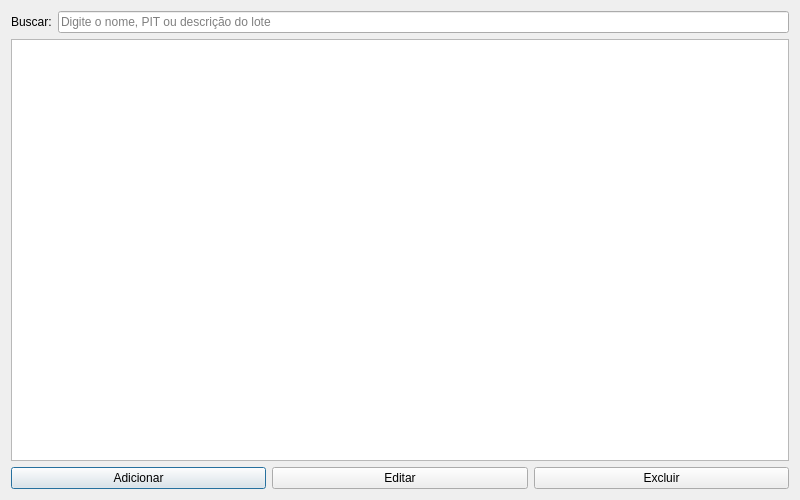
<?xml version="1.0" encoding="UTF-8"?>
<!-- Path: gui\lotes\manage_lotes_dialog.ui -->
<ui version="4.0">
 <class>ManageLotesDialog</class>
 <widget class="QDialog" name="ManageLotesDialog">
  <property name="geometry">
   <rect>
    <x>0</x>
    <y>0</y>
    <width>800</width>
    <height>500</height>
   </rect>
  </property>
  <property name="windowTitle">
   <string>Gerenciar Lotes</string>
  </property>
  <layout class="QVBoxLayout" name="verticalLayout">
   <item>
    <layout class="QHBoxLayout" name="searchLayout">
     <item>
      <widget class="QLabel" name="searchLabel">
       <property name="text">
        <string>Buscar:</string>
       </property>
      </widget>
     </item>
     <item>
      <widget class="QLineEdit" name="searchLineEdit">
       <property name="placeholderText">
        <string>Digite o nome, PIT ou descrição do lote</string>
       </property>
      </widget>
     </item>
    </layout>
   </item>
   <item>
    <widget class="QTableWidget" name="lotesTable"/>
   </item>
   <item>
    <layout class="QHBoxLayout" name="horizontalLayout">
     <item>
      <widget class="QPushButton" name="addButton">
       <property name="text">
        <string>Adicionar</string>
       </property>
      </widget>
     </item>
     <item>
      <widget class="QPushButton" name="editButton">
       <property name="text">
        <string>Editar</string>
       </property>
      </widget>
     </item>
     <item>
      <widget class="QPushButton" name="deleteButton">
       <property name="text">
        <string>Excluir</string>
       </property>
      </widget>
     </item>
    </layout>
   </item>
  </layout>
 </widget>
 <resources/>
 <connections/>
</ui>
